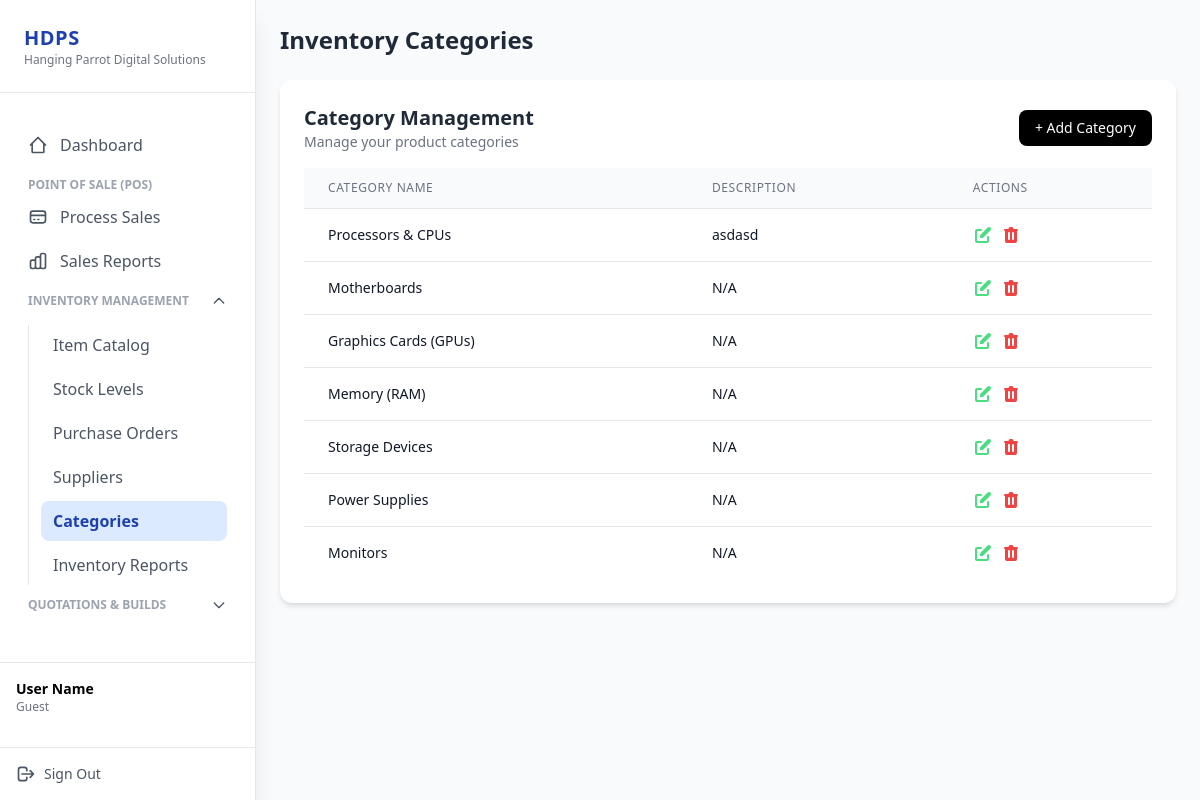
The app's page /categories.php, older data.
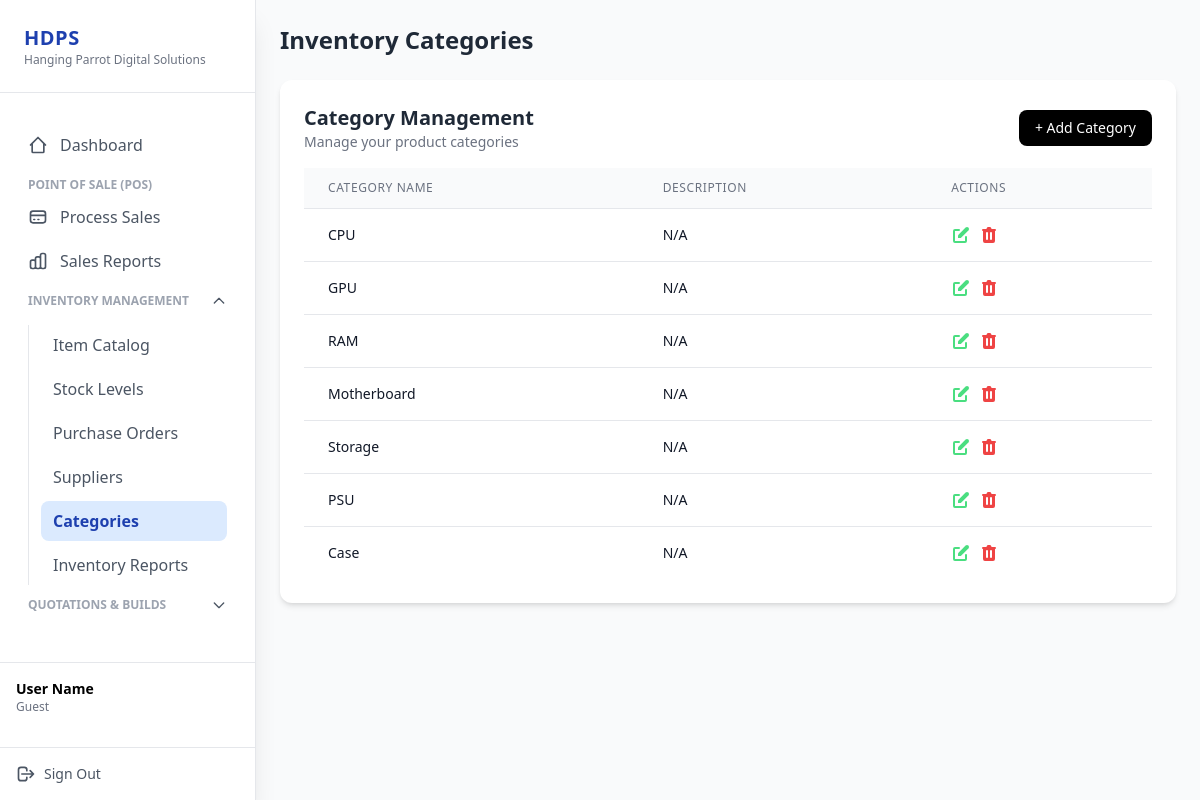
The same page, newer data.
### tables this page shows
CREATE TABLE `categories` (
  `category_id` int(11) NOT NULL,
  `category_name` varchar(100) NOT NULL,
  `category_description` text NOT NULL,
  `created_at` timestamp NOT NULL DEFAULT current_timestamp(),
  `updated_at` timestamp NOT NULL DEFAULT current_timestamp() ON UPDATE current_timestamp()
);

### database/database.php (called while the page is built, shortened)
<?php
class Database
{
    private $serverName = ("mysql:host=localhost;dbname=computer_store");
    private $userName = ("root");
    private $userPass = ("");
    private $fetchDefault = array(PDO::ATTR_DEFAULT_FETCH_MODE => PDO::FETCH_ASSOC);
    public function conn()
    {
        try {
            $this->conn = new PDO($this->serverName, $this->userName, $this->userPass, $this->fetchDefault);
            return $this->conn;
        } catch (PDOException $e) {
            echo "Error : " . $e->getMessage();
            exit;
        }
    }
    public function select_categories()
    {
        $sql = $this->conn()->prepare("SELECT * FROM categories");
        $sql->execute();
        $categories = $sql->fetchAll();
        return $categories;
    }
}
$database = new Database();

### categories.php (the view, shortened to what this page needs)
<?php
include "database/database.php";
$database->create_category();
$database->update_category();
$database->delete_category();
$categories = $database->select_categories();
?>
<head>
    <script src="https://cdn.tailwindcss.com"></script>
</head>
<body class="flex bg-gray-50 min-h-screen">
    <?php include "sidebar.php"; ?>
    <main class="flex-1 ml-0 md:ml-64 p-6">
        <header class="mb-6">
            <h2 class="text-2xl font-bold text-gray-800">Inventory Categories</h2>
        </header>
        <section class="bg-white rounded-xl shadow-md p-6">
            <div class="flex items-center justify-between mb-4">
                <div>
                    <h3 class="text-xl font-bold text-gray-800">Category Management</h3>
                    <p class="text-sm text-gray-500">Manage your product categories</p>
                </div>
                <button id="openAddCategoryModal"
                    class="px-4 py-2 text-sm bg-black text-white rounded-lg hover:bg-gray-800">
                    + Add Category
                </button>
            </div>
            <div class="overflow-x-auto">
                <table class="min-w-full divide-y divide-gray-200">
                    <thead class="bg-gray-50">
                        <tr>
                            <th scope="col"
                                class="px-6 py-3 text-left text-xs font-medium text-gray-500 uppercase tracking-wider">
                                Category Name
                            </th>
                            <th scope="col"
                                class="px-6 py-3 text-left text-xs font-medium text-gray-500 uppercase tracking-wider">
                                Description
                            </th>
                            <th scope="col"
                                class="px-6 py-3 text-left text-xs font-medium text-gray-500 uppercase tracking-wider">
                                Actions
                            </th>
                        </tr>
                    </thead>
                    <tbody class="bg-white divide-y divide-gray-200">
                        <?php foreach ($categories as $cat): ?>
                            <tr>
                                <td class="px-6 py-4 whitespace-nowrap text-sm text-gray-900"><?= $cat['category_name'] ?>
                                </td>
                                <td class="px-6 py-4 whitespace-nowrap text-sm text-gray-900">
                                    <?= $cat['category_description'] ? htmlspecialchars($cat['category_description']) : "N/A"?>
                                </td>
                                <td class="px-6 py-4 whitespace-nowrap text-sm font-medium">
                                    <div class="flex space-x-2">
                                        <button class="text-green-400 hover:text-green-600 openEditCategoryModal"
                                            data-id="<?= $cat['category_id'] ?>"
                                            data-name="<?= htmlspecialchars($cat['category_name']) ?>"
                                            data-description="<?= htmlspecialchars($cat['category_description']) ?>">
                                        </button>
                                        <button class="text-red-500 hover:text-red-700 openDeleteCategoryModal"
                                            data-id="<?= $cat['category_id'] ?>"
                                            data-name="<?= htmlspecialchars($cat['category_name']) ?>"
                                            data-description="<?= htmlspecialchars($cat['category_description']) ?>">
                                        </button>
                                    </div>
                                </td>
                            </tr>
                        <?php endforeach; ?>
                    </tbody>
                </table>
            </div>
        </section>
    </main>
</body>

### sidebar.php (shortened to what this page needs)
<?php
$currentPage = basename($_SERVER['PHP_SELF']);
?>
<aside id="mobile-sidebar" class="bg-white w-64 space-y-4 flex flex-col h-screen fixed inset-y-0 left-0
           transform -translate-x-full md:translate-x-0
           transition duration-300 ease-in-out z-50 shadow-xl border-r">
    <div class="p-6 border-b">
        <div class="flex justify-between">
            <h1 class="text-xl font-extrabold text-blue-800 tracking-wide font-sans">HDPS</h1>
        </div>
        <p class="text-xs text-gray-500">Hanging Parrot Digital Solutions</p>
    </div>
    <nav class="flex-1 p-4 space-y-1 overflow-y-auto">
        <a href="dashboard.php"
            class="flex items-center px-3 py-2 rounded-lg transition duration-150 ease-in-out
            <?php echo ($currentPage == 'dashboard.php') ? 'bg-blue-100 text-blue-800 font-semibold' : 'text-gray-600 hover:bg-gray-100'; ?>">
            <svg class="h-5 w-5 mr-3" xmlns="http://www.w3.org/2000/svg" fill="none" viewBox="0 0 24 24"
                stroke="currentColor">
                <path stroke-linecap="round" stroke-linejoin="round" stroke-width="2"
                    d="M3 12l2-2m0 0l7-7 7 7M5 10v10a1 1 0 001 1h3m10-11l2 2m-2-2v10a1 1 0 01-1 1h-3m-6 0h6" />
            </svg>
            <span>Dashboard</span>
        </a>
        <p class="text-xs uppercase text-gray-400 font-semibold mt-4 mb-1 pt-2 px-3">Point of Sale (POS)</p>
        <a href="process_sales.php"
            class="flex items-center px-3 py-2 rounded-lg transition duration-150 ease-in-out
            <?php echo ($currentPage == 'process_sales.php') ? 'bg-blue-100 text-blue-800 font-semibold' : 'text-gray-600 hover:bg-gray-100'; ?>">
            <svg class="h-5 w-5 mr-3" xmlns="http://www.w3.org/2000/svg" fill="none" viewBox="0 0 24 24"
                stroke="currentColor">
                <path stroke-linecap="round" stroke-linejoin="round" stroke-width="2"
                    d="M3 10h18M7 15h1m4 0h1m-7 4h12a3 3 0 003-3V8a3 3 0 00-3-3H6a3 3 0 00-3 3v8a3 3 0 003 3z" />
            </svg>
            <span>Process Sales</span>
        </a>
        <a href="sales_report.php"
            class="flex items-center px-3 py-2 rounded-lg transition duration-150 ease-in-out
            <?php echo ($currentPage == 'sales_report.php') ? 'bg-blue-100 text-blue-800 font-semibold' : 'text-gray-600 hover:bg-gray-100'; ?>">
            <span>Sales Reports</span>
        </a>
        <div x-data="{ open: <?php echo in_array($currentPage, [
            'item_catalog.php',
            'stock_levels.php',
            'purchase_orders.php',
            'suppliers.php',
            'categories.php',
            'inventory_reports.php'
        ]) ? 'true' : 'false'; ?> }" class="px-3">
            <button @click="open = !open"
                class="flex items-center justify-between w-full py-2 text-left text-gray-600 hover:bg-gray-100 rounded-lg transition duration-150 ease-in-out">
                <span class="text-xs uppercase font-semibold text-gray-400">Inventory Management</span>
                <svg :class="{ 'rotate-180': open }" class="h-4 w-4 transform transition-transform duration-200"
                    xmlns="http://www.w3.org/2000/svg" fill="none" viewBox="0 0 24 24" stroke="currentColor">
                    <path stroke-linecap="round" stroke-linejoin="round" stroke-width="2" d="M19 9l-7 7-7-7" />
                </svg>
            </button>
            <div x-show="open" x-collapse class="mt-2 space-y-1 pl-3 border-l border-gray-200">
                <?php
                $links = [
                    'item_catalog.php' => 'Item Catalog',
                    'stock_levels.php' => 'Stock Levels',
                    'purchase_orders.php' => 'Purchase Orders',
                    'suppliers.php' => 'Suppliers',
                    'categories.php' => 'Categories',
                    'inventory_reports.php' => 'Inventory Reports'
                ];
                foreach ($links as $file => $label) {
                    $isActive = ($currentPage == $file) ? 'bg-blue-100 text-blue-800 font-semibold' : 'text-gray-600 hover:bg-gray-100';
                    echo "
                <a href='$file'
                    class='flex items-center px-3 py-2 rounded-lg transition duration-150 ease-in-out $isActive'>
                    <span>$label</span>
                </a>
            ";
                }
                ?>
            </div>
        </div>
        <div x-data="{ open: false }" class="px-3">
            <button @click="open = !open"
                class="flex items-center justify-between w-full py-2 text-left text-gray-600 hover:bg-gray-100 rounded-lg transition duration-150 ease-in-out">
                <span class="text-xs uppercase font-semibold text-gray-400">Quotations & Builds</span>
                <svg :class="{ 'rotate-180': open }" class="h-4 w-4 transform transition-transform duration-200"
                    xmlns="http://www.w3.org/2000/svg" fill="none" viewBox="0 0 24 24" stroke="currentColor">
                    <path stroke-linecap="round" stroke-linejoin="round" stroke-width="2" d="M19 9l-7 7-7-7" />
                </svg>
            </button>
        </div>
    </nav>
    <div class="p-4 border-t">
        <?php
        $role = ucfirst($_SESSION['user-role'] ?? 'Guest');
        $username = $_SESSION['login-success'] ?? 'User Name';
        echo "
            <p class='text-sm font-semibold'>{$username}</p>
            <p class='text-xs text-gray-500'>{$role}</p>
        ";
        ?>
    </div>
    <div class="p-4 border-t flex items-center justify-between">
        <div class="flex items-center space-x-2 text-gray-600 hover:text-red-600 transition duration-150">
            <svg xmlns="http://www.w3.org/2000/svg" class="h-5 w-5" fill="none" viewBox="0 0 24 24"
                stroke="currentColor">
                <path stroke-linecap="round" stroke-linejoin="round" stroke-width="2"
                    d="M17 16l4-4m0 0l-4-4m4 4H7m6 4v1a3 3 0 01-3 3H6a3 3 0 01-3-3V7a3 3 0 013-3h4a3 3 0 013 3v1" />
            </svg>
            <a href="logout.php" class="text-sm font-medium">Sign Out</a>
        </div>
    </div>
</aside>

Row changes from the older to the newer data that the page shows:
removed categories: category_name "Processors & CPUs", category_description "asdasd"
removed categories: category_name "Motherboards", category_description "N/A"
removed categories: category_name "Graphics Cards (GPUs)", category_description "N/A"
removed categories: category_name "Memory (RAM)", category_description "N/A"
removed categories: category_name "Storage Devices", category_description "N/A"
removed categories: category_name "Power Supplies", category_description "N/A"
removed categories: category_name "Monitors", category_description "N/A"
added categories: category_name "CPU", category_description "N/A"
added categories: category_name "GPU", category_description "N/A"
added categories: category_name "RAM", category_description "N/A"
added categories: category_name "Motherboard", category_description "N/A"
added categories: category_name "Storage", category_description "N/A"
added categories: category_name "PSU", category_description "N/A"
added categories: category_name "Case", category_description "N/A"
